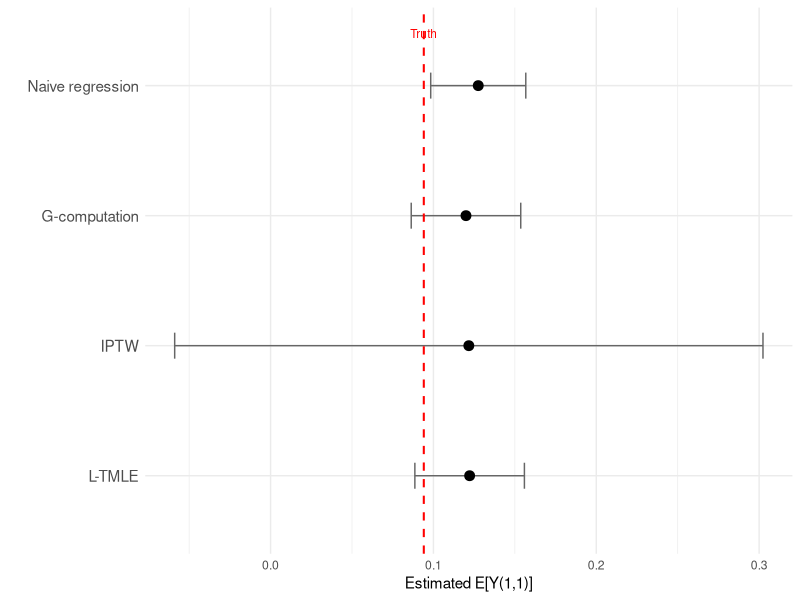

Here is the R script that generated this plot:
## ---- chunk 1
#| include: false
library(tidyverse)
knitr::opts_chunk$set(
  collapse = TRUE,
  comment = "#>",
  fig.width = 7,
  fig.height = 4,
  fig.align = "center"
)
logit <- function(p) log(p / (1 - p))
## ---- chunk 2
set.seed(2026)
# n = 1000 keeps the by-hand walkthrough fast in both the static and
# the WebR (interactive) builds. The conceptual companion chapter and
# this chapter share the same data-generating process and seed.
n <- 1000

W_age    <- rnorm(n, mean = 40, sd = 10)
W_male   <- rbinom(n, 1, 0.6)
W_cd4_bl <- pmax(50, rnorm(n, mean = 350, sd = 120))
W_vl_bl  <- rnorm(n, mean = 4.2, sd = 0.7)
W <- 0.01 * (W_age - 40) - 0.001 * (W_cd4_bl - 350) + 0.2 * W_vl_bl - 0.1 * W_male

g1_true <- plogis(0.3 + 0.5 * W)
A1 <- rbinom(n, 1, g1_true)
L1 <- rnorm(n, mean = 0.3 * W + 1.2 * A1, sd = 1)  # strong treatment -> confounder
g2_true <- plogis(-0.5 + 0.8 * L1 + 0.3 * A1)       # strong confounder -> treatment
A2 <- rbinom(n, 1, g2_true)
Y <- rbinom(n, 1, plogis(-0.8 - 0.4 * A1 - 0.5 * A2 - 0.6 * L1 + 0.2 * W))  # strong L1 effect

dat <- tibble(W, A1, L1, A2, Y)
## ---- chunk 3
# Oracle truth (separate seed, large MC sample)
set.seed(9999)
n_mc <- 100000
W_mc <- rep(W, length.out = n_mc)
L1_cf11 <- rnorm(n_mc, mean = 0.3 * W_mc + 1.2, sd = 1)
Y_cf11  <- plogis(-0.8 - 0.4 - 0.5 - 0.6 * L1_cf11 + 0.2 * W_mc)
true_EY_11 <- mean(Y_cf11)
cat("True E[Y(1,1)]:", round(true_EY_11, 4), "\n")
## ---- chunk 4
# Time 1: P(A1 = 1 | W)
g1_mod <- glm(A1 ~ W, family = binomial, data = dat)
g1_hat <- pmax(0.01, pmin(0.99, predict(g1_mod, type = "response")))  # <1>

# Time 2: P(A2 = 1 | A1, L1, W)
g2_mod <- glm(A2 ~ L1 + A1 + W, family = binomial, data = dat)
g2_hat <- pmax(0.01, pmin(0.99, predict(g2_mod, type = "response")))

# Evaluate g2 under the intervention value A1=1
g2_under_a1 <- pmax(0.01, pmin(0.99,
  predict(g2_mod, newdata = dat %>% mutate(A1 = 1), type = "response")))  # <2>

# Cumulative probability of following "always adhere"
g_cumulative <- g1_hat * g2_under_a1  # <3>
cat("Cumulative g range:", round(range(g_cumulative), 3), "\n")
## ---- chunk 5
Q2_mod <- glm(Y ~ A2 + L1 + A1 + W + A1:A2, family = binomial, data = dat)
Q2_A2is1 <- predict(Q2_mod, newdata = dat %>% mutate(A2 = 1), type = "response")
cat("Q2(A2=1) range:", round(range(Q2_A2is1), 4), "\n")
## ---- chunk 6
Q1_mod <- glm(Q2_A2is1 ~ A1 + W, family = quasibinomial, data = dat)
Q1_A1is1 <- predict(Q1_mod, newdata = dat %>% mutate(A1 = 1), type = "response")
cat("G-computation estimate E[Y(1,1)]:", round(mean(Q1_A1is1), 4), "\n")
cat("True E[Y(1,1)]:                  ", round(true_EY_11, 4), "\n")
## ---- chunk 7
H2 <- (dat$A1 == 1 & dat$A2 == 1) / (g1_hat * g2_under_a1)  # <1>
QA_init_t2 <- predict(Q2_mod, type = "response")

# Fluctuation model
fluc2 <- glm(dat$Y ~ -1 + offset(logit(QA_init_t2)) + H2, family = binomial)  # <2>
eps2 <- coef(fluc2)

# Update Q2 predictions under A2=1
Q2_star <- plogis(logit(Q2_A2is1) + eps2 / (g1_hat * g2_under_a1))  # <3>
cat("Epsilon at time 2:", round(eps2, 5), "\n")
## ---- chunk 8
Q1_mod_updated <- glm(Q2_star ~ A1 + W, family = quasibinomial, data = dat)  # <1>
Q1_updated <- predict(Q1_mod_updated, type = "response")
Q1_under_a1 <- predict(Q1_mod_updated, newdata = dat %>% mutate(A1 = 1), type = "response")

H1 <- (dat$A1 == 1) / g1_hat

fluc1 <- glm(Q2_star ~ -1 + offset(logit(Q1_updated)) + H1, family = quasibinomial)  # <2>
eps1 <- coef(fluc1)

Q1_star <- plogis(logit(Q1_under_a1) + eps1 / g1_hat)  # <3>
cat("Epsilon at time 1:", round(eps1, 5), "\n")
## ---- chunk 9
ltmle_est_11 <- mean(Q1_star)
cat("L-TMLE estimate E[Y(1,1)]:", round(ltmle_est_11, 4), "\n")
cat("True E[Y(1,1)]:           ", round(true_EY_11, 4), "\n")
## ---- chunk 10
naive_mod <- glm(Y ~ A1 + A2 + L1 + W, family = binomial, data = dat)
naive_pred_11 <- mean(predict(naive_mod, newdata = dat %>% mutate(A1 = 1, A2 = 1), type = "response"))

iptw_w <- ifelse(dat$A1 == 1 & dat$A2 == 1, 1 / (g1_hat * g2_hat), 0)
iptw_est <- sum(iptw_w * dat$Y) / sum(iptw_w)

# --- Confidence intervals via influence curves ---

# Cumulative clever covariates (weights) for the always-(1,1) regime:
# H2 is non-zero only for units who followed the regime at both visits,
# H1 only for units who followed it at visit 1.
H2_ic <- ifelse(dat$A1 == 1 & dat$A2 == 1, 1 / (g1_hat * g2_under_a1), 0)
H1_ic <- ifelse(dat$A1 == 1, 1 / g1_hat, 0)

# Naive regression CI (influence curve for standardized mean)
naive_p1 <- predict(naive_mod, newdata = dat %>% mutate(A1 = 1, A2 = 1), type = "response")
naive_resid <- dat$Y - predict(naive_mod, type = "response")
naive_H <- ifelse(dat$A1 == 1 & dat$A2 == 1, 1, 0)
naive_ic <- naive_p1 - naive_pred_11 + naive_H * naive_resid / mean(naive_H)
naive_se <- sd(naive_ic) / sqrt(n)

# G-computation CI: the sequential-regression efficient influence curve
# H2 (Y - Q2) + H1 (Q2 - Q1) + (Q1 - psi), evaluated at the *initial*
# (untargeted) outcome models Q2_A2is1 and Q1_A1is1. This is the same gradient
# the L-TMLE uses; without the targeting step its empirical mean is only
# approximately zero, so it is an approximate SE (a nonparametric bootstrap is
# the common exact alternative).
gcomp_est <- mean(Q1_A1is1)
gcomp_ic <- H2_ic * (dat$Y - Q2_A2is1) +
            H1_ic * (Q2_A2is1 - Q1_A1is1) +
            (Q1_A1is1 - gcomp_est)
gcomp_se <- sd(gcomp_ic) / sqrt(n)

# IPTW CI
iptw_num <- iptw_w * dat$Y
iptw_den <- sum(iptw_w)
iptw_ic <- (iptw_num - iptw_est * iptw_w) / mean(iptw_w > 0)
iptw_se <- sd(iptw_ic[iptw_w > 0]) / sqrt(sum(iptw_w > 0))

# L-TMLE CI: the same efficient influence curve, now evaluated at the
# *targeted* predictions Q2_star and Q1_star. All three terms are present:
# the time-2 residual, the time-1 projection, and the final centering term.
ltmle_ic <- H2_ic * (dat$Y - Q2_star) +
            H1_ic * (Q2_star - Q1_star) +
            (Q1_star - ltmle_est_11)
ltmle_se <- sd(ltmle_ic) / sqrt(n)

comparison <- tibble(
  Method = c("True E[Y(1,1)]", "Naive regression", "G-computation", "IPTW", "L-TMLE"),
  Estimate = c(true_EY_11, naive_pred_11, mean(Q1_A1is1), iptw_est, ltmle_est_11),
  SE = c(NA, naive_se, gcomp_se, iptw_se, ltmle_se),
  Lower = Estimate - 1.96 * SE,
  Upper = Estimate + 1.96 * SE
)
comparison |> mutate(across(where(is.numeric), ~ round(.x, 4))) |> as.data.frame()
## ---- chunk 11
#| label: fig-estimator-comparison
#| fig-cap: "Comparison of estimators for the counterfactual failure rate under sustained high adherence. Error bars show 95% confidence intervals. The dashed red line marks the true value."
#| code-fold: true
plot_df <- comparison |> filter(Method != "True E[Y(1,1)]")

ggplot(plot_df, aes(x = Estimate, y = factor(Method, levels = rev(plot_df$Method)))) +
  geom_errorbarh(aes(xmin = Lower, xmax = Upper), height = 0.2, color = "grey40") +
  geom_point(size = 3) +
  geom_vline(xintercept = true_EY_11, linetype = "dashed", color = "red", linewidth = 0.7) +
  annotate("text", x = true_EY_11, y = 4.4, label = "Truth", color = "red", size = 3) +
  labs(x = "Estimated E[Y(1,1)]", y = "") +
  theme_minimal() +
  theme(axis.text.y = element_text(size = 11))
